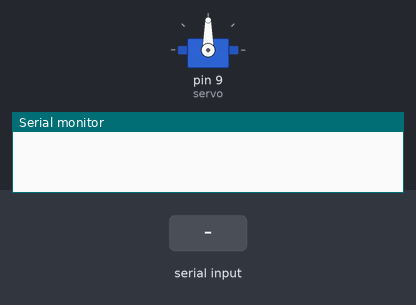
Recording of a sketch running on a simulated Arduino Uno, built with avr-gcc and run on an emulated ATmega328P. Parts: servo, the last lines printed to the serial monitor. Inputs (shaded band) come from the test bench.

Above: at 1.2 s.
1.3 s: "30,150\n" received over Serial
At 2.4 s:
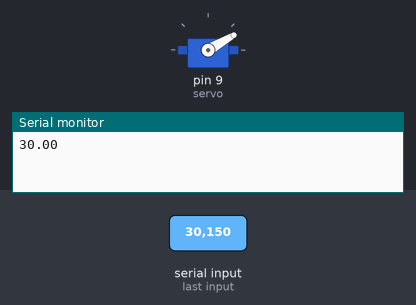
2.8 s: "5\n" received over Serial
At 3.3 s:
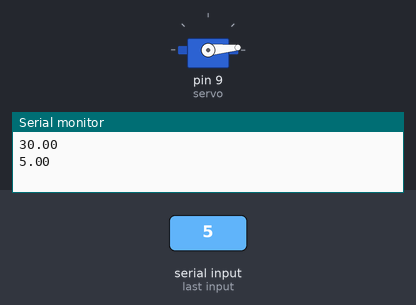
4.3 s: "200\n" received over Serial
At 5.5 s:
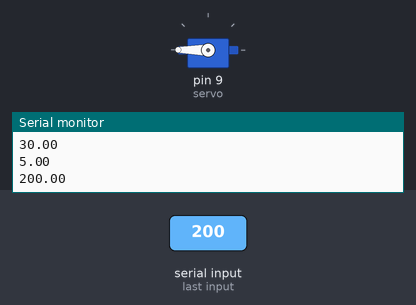
5.8 s: "90,45\n" received over Serial
At 6.9 s:
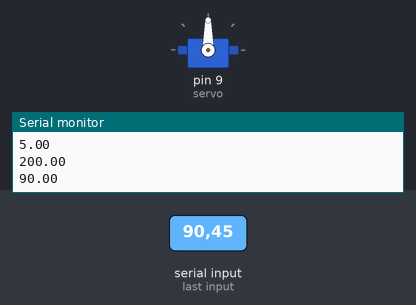
Timing chart, 0 to 8.3 s (numbered marks = the images above; inputs shaded):
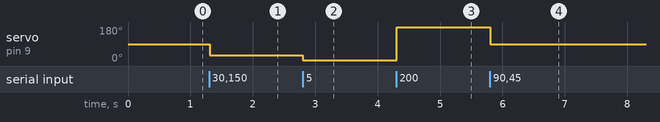

The sketch:

241008_5_servo.ino
```cpp
#include <Servo.h>

Servo servo;

void setup() {
  // put your setup code here, to run once:
  Serial.begin(9600);
  servo.attach(9);
}

void loop() {
  // put your main code here, to run repeatedly:
  while(Serial.available() > 0) {
    String input = Serial.readStringUntil('\n'); // 문자열 입력을 통째로 받아옴
    float pos = input.toFloat(); // 숫자형으로 변환

    Serial.println(pos);
    servo.write(pos);
  }
}
```

Measured:
- after the input at 1.3 s, servo on pin 9 (servo): 90° → 30° at once
- after the input at 2.8 s, servo on pin 9 (servo): 30° → 5° at once
- after the input at 4.3 s, servo on pin 9 (servo): 5° → 180° at once
- after the input at 5.8 s, servo on pin 9 (servo): 180° → 90° at once
